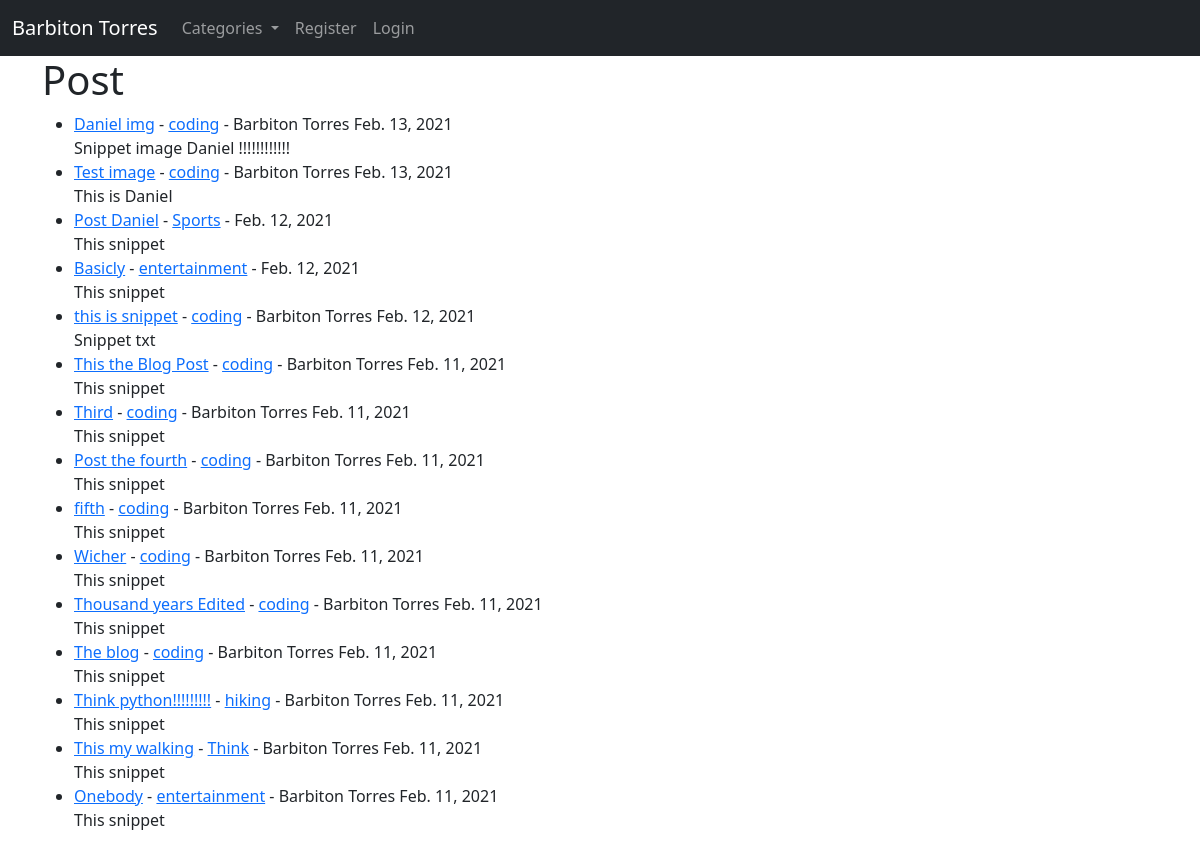
Before: / with the older database file.
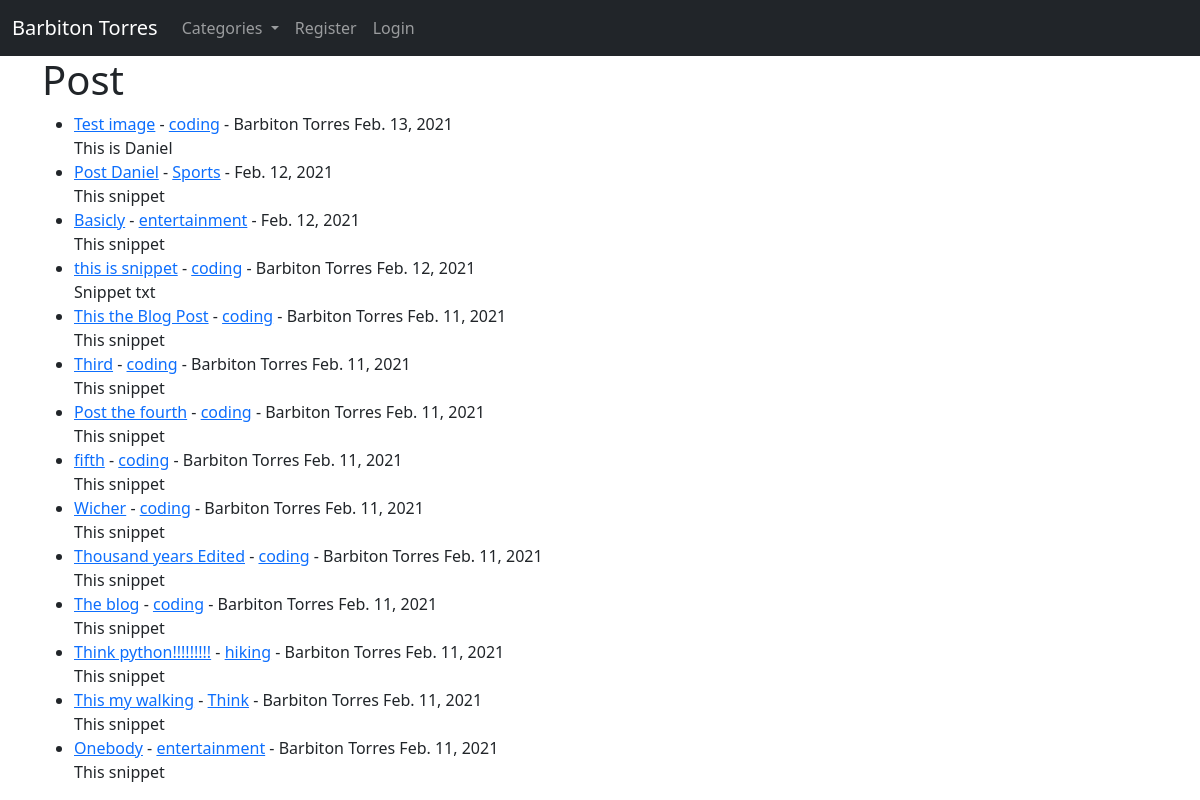
After: the same page with the newer database file.
### theblog/models.py (models this page shows, shortened)
class Post(models.Model):
    title = models.CharField(max_length=250)
    header_image = models.ImageField(null= True, blank=True, upload_to="images/")
    title_tag = models.CharField(max_length=250)
    author = models.ForeignKey(User, on_delete=models.CASCADE)
    body = RichTextField(blank=True, null=True)
    post_date = models.DateField(auto_now_add=True)
    category = models.CharField(max_length=250, default='coding')
    snippet = models.CharField(max_length=250)
    likes = models.ManyToManyField(User, related_name='blog_post')

### theblog/views.py (the view)
# urls.py: path('', HomeView.as_view(), name="home"),
class HomeView(ListView):
    model = Post
    template_name = 'home.html'
    cats = Category.objects.all()
    ordering = ['-post_date']
    def get_context_data(self, *args, **kwargs):
        cat_menu = Category.objects.all()
        context = super(HomeView, self).get_context_data(*args, **kwargs)
        context["cat_menu"] = cat_menu
        return context

### theblog/models.py (called while the page is built)
    def __str__(self):
        return self.name

### theblog/templates/home.html (shortened to what this page needs)
{% extends 'base.html' %}
{% block content %}
<h1>Post</h1>
<ul>
{% for post in object_list  %}
    <li><a href="{% url 'article-details' post.pk %}">{{ post.title }}</a>
        - <a href="{% url 'category' post.category|slugify %}">{{ post.category }}</a>
        - {{ post.author.first_name }} {{ post.author.last_name }}
        {{post.post_date }}</small>
    {{ post.snippet }}</li>
{% endfor %}
</ul>
{% endblock %}

### theblog/templates/base.html (shortened to what this page needs)
<!doctype html>
<html lang="en">
  <head>
    <link href="https://cdn.jsdelivr.net/npm/bootstrap@5.0.0-beta2/dist/css/bootstrap.min.css" rel="stylesheet">
  </head>
  <body>
    <nav class="navbar navbar-expand-lg navbar-dark bg-dark">
        <div class="container-fluid">
          <a class="navbar-brand" href="{% url 'home'  %}">Barbiton Torres</a>
          <div class="collapse navbar-collapse" id="
          navbarSupportedContent">
            <ul class="navbar-nav me-auto">
              {% if cat_menu %}
              <li class="nav-item dropdown">
                <a class="nav-link dropdown-toggle" href="#" id="navbarDropdown" role="button" data-bs-toggle="dropdown" aria-expanded="false">
                  Categories
                </a>
              </li>
              {% else %}
                <li class="nav-item">
                  <a class="nav-link" href="{% url 'category-list' %}">Categories</a>
                </li>
              {% endif %}
              {% if user.is_authenticated %}
                <li class="nav-item">
                  <a class="nav-link" href="{% url 'add_post' %}">Add Post</a>
                </li>
                <li class="nav-item">
                  <a class="nav-link" href="{% url 'add_category' %}">Add Category</a>
                </li>
              {% else %}
                <li class="nav-item">
                  <a class="nav-link" href="{% url 'register' %}">Register</a>
                </li>
                <li class="nav-item">
                  <a class="nav-link" href="{% url 'login' %}">Login</a>
                </li>
              {% endif %}
            </ul>
        </div>
    </nav>
    <div class="container">
      {% block content %}
      {% endblock %}
    </div>
  </body>
</html>

Changed rows visible on the page:
removed Post: title "Daniel img", category "coding", author.first_name "Barbiton", author.last_name "Torres", post_date "Feb. 13, 2021", snippet "Snippet image Daniel !!!!!!!!!!!!"
